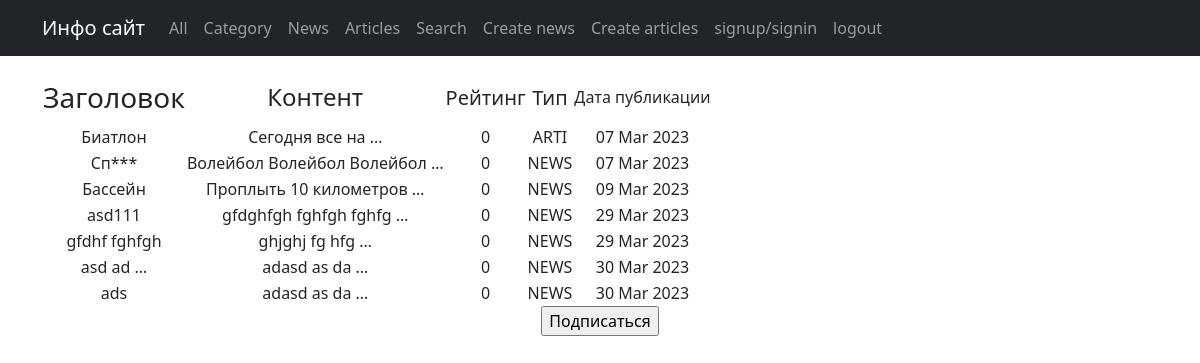
The app's page /posts/categories/1/ with its own data.
### posts/models.py (models this page shows, shortened)
class Post(models.Model):
    article = 'ARTI'
    news = 'NEWS'
    POST_TYPE = [
        (article, 'Статья'),
        (news, 'Новость')
    ]
    author = models.ForeignKey(Author, on_delete=models.CASCADE)
    types = models.CharField(max_length=4, choices=POST_TYPE, default=news)
    time_date = models.DateTimeField(auto_now_add=True)
    category = models.ManyToManyField(Category, through='PostCategory')
    title = models.CharField(max_length=255, blank=False)
    content = models.TextField(blank=False)
    rating = models.IntegerField(default=0)

### posts/views.py (the view)
# urls.py: path('categories/<int:pk>/', PostsInCategory.as_view(), name='posts_in_category'),
class PostsInCategory(ListView):
    model = Post
    template_name = 'posts_in_category.html'
    context_object_name = 'posts_in_category'
    def get_queryset(self):
        posts_in_category = Post.objects.filter(category=self.kwargs['pk'])
        return posts_in_category
    def get_context_data(self, **kwargs):
        context = super().get_context_data(**kwargs)
        category = Category.objects.get(pk=self.kwargs['pk'])
        context['cat'] = category
        context['subscribers'] = category.subscribers.all()
        return context

### posts/templatetags/custom_filters.py (called while the page is built)
@register.filter()
def censor(value):
    new_list = list(value.split())
    if isinstance(value, str):
        for i in range(len(new_list)):
            if new_list[i].lower() in censor_list:
                s = new_list[i]
                new_list[i] = s[:2] + '*' * (len(s) - 2)
        return ' '.join(new_list)
    else:
        raise TypeError('Объект не является строкой')

### templates/posts_in_category.html (shortened to what this page needs)
{% extends 'flatpages/default.html' %}
{% load custom_filters %}
{% load custom_tags %}
{% block content %}
<br>
<table>
    <tr>
        <td><h3>Заголовок</h3></td>
        <td><h4>Контент</h4></td>
        <td><h5>Рейтинг</h5></td>
        <td><h5>Тип</h5></td>
        <td><h6>Дата публикации</h6></td>
    </tr>
    {% for post in posts_in_category %}
    <tr>
        <td>{{ post.title|truncatewords:2|censor }}</td>
        <td>{{ post.content|truncatewords:3|censor }}</td>
        <td>{{ post.rating }}</td>
        <td>{{ post.types }}</td>
        <td>{{ post.time_date|date:'d M Y' }}</td>
    </tr>
    {% endfor %}
</table>
{% if user not in subscribers %}
    <form action="{% url 'subscribe' cat.pk %}" method="POST">
        <input type="submit" value="Подписаться"/>
    </form>
{% else %}
    <form action="{% url 'unsubscribe' cat.pk %}" method="POST">
        {% csrf_token %}
        <input type="submit" value="Отписаться"/>
    </form>
{% endif %}
{% endblock content %}

### records on screen
Post: title|censor "Биатлон", content|censor "Сегодня все на …", rating "0", types "ARTI", time_date "07 Mar 2023"
Post: title|censor "Сп***", content|censor "Волейбол Волейбол Волейбол …", rating "0", types "NEWS", time_date "07 Mar 2023"
Post: title|censor "Бассейн", content|censor "Проплыть 10 километров …", rating "0", types "NEWS", time_date "09 Mar 2023"
Post: title|censor "asd111", content|censor "gfdghfgh fghfgh fghfg …", rating "0", types "NEWS", time_date "29 Mar 2023"
Post: title|censor "gfdhf fghfgh", content|censor "ghjghj fg hfg …", rating "0", types "NEWS", time_date "29 Mar 2023"
Post: title|censor "asd ad …", content|censor "adasd as da …", rating "0", types "NEWS", time_date "30 Mar 2023"
Post: title|censor "ads", content|censor "adasd as da …", rating "0", types "NEWS", time_date "30 Mar 2023"
